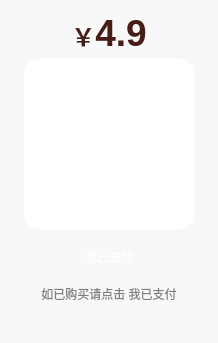
           <widget class="QFrame" name="frame_right_pay">
            <property name="styleSheet">
             <string notr="true">background:rgb(248, 248, 248);</string>
            </property>
            <layout class="QVBoxLayout" name="verticalLayout_pay" stretch="1,2,0,0,1">
             <property name="spacing">
              <number>4</number>
             </property>
             <property name="leftMargin">
              <number>24</number>
             </property>
             <property name="topMargin">
              <number>12</number>
             </property>
             <property name="rightMargin">
              <number>24</number>
             </property>
             <property name="bottomMargin">
              <number>0</number>
             </property>
             <item>
              <layout class="QHBoxLayout" name="horizontalLayout_12">
               <item>
                <widget class="QLabel" name="label_Price">
                 <property name="font">
                  <font>
                   <pointsize>34</pointsize>
                   <bold>true</bold>
                  </font>
                 </property>
                 <property name="styleSheet">
                  <string notr="true">background:rgba(0, 0, 0, 0);
color:rgb(71, 30, 22);</string>
                 </property>
                 <property name="text">
                  <string>&lt;html&gt;&lt;head/&gt;&lt;body&gt;&lt;p align=&quot;center&quot;&gt;&lt;span style=&quot; font-size:18pt;&quot;&gt;￥&lt;/span&gt;&lt;span style=&quot; font-size:28pt;&quot;&gt;4.9&lt;/span&gt;&lt;/p&gt;&lt;/body&gt;&lt;/html&gt;</string>
                 </property>
                </widget>
               </item>
              </layout>
             </item>
             <item>
              <widget class="QFrame" name="verticalFrame_4">
               <property name="maximumSize">
                <size>
                 <width>170</width>
                 <height>16777215</height>
                </size>
               </property>
               <property name="styleSheet">
                <string notr="true">background:rgb(255, 255, 255);
border-radius:14px;</string>
               </property>
               <layout class="QVBoxLayout" name="verticalLayout_14" stretch="3">
                <property name="spacing">
                 <number>6</number>
                </property>
                <property name="leftMargin">
                 <number>0</number>
                </property>
                <property name="topMargin">
                 <number>0</number>
                </property>
                <property name="rightMargin">
                 <number>0</number>
                </property>
                <property name="bottomMargin">
                 <number>0</number>
                </property>
                <item>
                 <widget class="QFrame" name="frame_head_ad_2">
                  <property name="minimumSize">
                   <size>
                    <width>170</width>
                    <height>170</height>
                   </size>
                  </property>
                  <property name="maximumSize">
                   <size>
                    <width>170</width>
                    <height>170</height>
                   </size>
                  </property>
                  <property name="styleSheet">
                   <string notr="true">background:rgba(0, 0, 0, 0);
border-radius:16px;</string>
                  </property>
                  <layout class="QHBoxLayout" name="horizontalLayout_11">
                   <property name="spacing">
                    <number>0</number>
                   </property>
                   <property name="leftMargin">
                    <number>6</number>
                   </property>
                   <property name="topMargin">
                    <number>6</number>
                   </property>
                   <property name="rightMargin">
                    <number>6</number>
                   </property>
                   <property name="bottomMargin">
                    <number>6</number>
                   </property>
                   <item>
                    <widget class="QPushButton" name="pushButton_QRcode">
                     <property name="minimumSize">
                      <size>
                       <width>150</width>
                       <height>150</height>
                      </size>
                     </property>
                     <property name="maximumSize">
                      <size>
                       <width>150</width>
                       <height>150</height>
                      </size>
                     </property>
                     <property name="font">
                      <font>
                       <pointsize>12</pointsize>
                      </font>
                     </property>
                     <property name="styleSheet">
                      <string notr="true">QPushButton{
	color: rgb(255, 255, 255);
	border-radius:2px;
}
QPushButton:hover {

}
QPushButton:pressed {

}
</string>
                     </property>
                     <property name="text">
                      <string/>
                     </property>
                     <property name="icon">
                      <iconset resource="resources.qrc">
                       <normaloff>:/buttom/img/buttom/AirPods_airpods.svg</normaloff>:/buttom/img/buttom/AirPods_airpods.svg</iconset>
                     </property>
                     <property name="iconSize">
                      <size>
                       <width>150</width>
                       <height>150</height>
                      </size>
                     </property>
                    </widget>
                   </item>
                  </layout>
                 </widget>
                </item>
               </layout>
              </widget>
             </item>
             <item>
              <widget class="QFrame" name="frame_option_2">
               <property name="styleSheet">
                <string notr="true">background:rgb(248, 248, 248);
border-radius:0px;</string>
               </property>
               <layout class="QHBoxLayout" name="horizontalLayout_14">
                <property name="spacing">
                 <number>0</number>
                </property>
                <item>
                 <widget class="QPushButton" name="pushButton_bought_2">
                  <property name="minimumSize">
                   <size>
                    <width>40</width>
                    <height>30</height>
                   </size>
                  </property>
                  <property name="maximumSize">
                   <size>
                    <width>130</width>
                    <height>30</height>
                   </size>
                  </property>
                  <property name="cursor">
                   <cursorShape>PointingHandCursor</cursorShape>
                  </property>
                  <property name="styleSheet">
                   <string notr="true">QPushButton {
    background-color: qlineargradient(x1:0, y1:0, x2:1, y2:0,
                                      stop:0 rgb(128, 94, 62), 
                                      stop:1 rgb(128, 94, 162));
    color: rgb(255, 255, 255);
    border-radius: 4px;
    transition: background 0.3s, transform 0.2s;
}

QPushButton:hover {
    background-color: qlineargradient(x1:0, y1:0, x2:1, y2:0,
                                      stop:0 rgb(178, 144, 122),
                                      stop:1 rgb(178, 144, 212));
}

QPushButton:pressed {
    background-color: qlineargradient(x1:0, y1:0, x2:1, y2:0,
                                      stop:0 rgb(98, 74, 42), 
                                      stop:1 rgb(98, 74, 142)); 
    transform: translateY(2px);
}</string>
                  </property>
                  <property name="text">
                   <string>我已支付</string>
                  </property>
                 </widget>
                </item>
               </layout>
              </widget>
             </item>
             <item>
              <widget class="QLabel" name="label_tips">
               <property name="styleSheet">
                <string notr="true">color:rgba(128, 127, 127, 255);</string>
               </property>
               <property name="text">
                <string>&lt;html&gt;&lt;head/&gt;&lt;body&gt;&lt;p align=&quot;center&quot;&gt;如已购买请点击 我已支付&lt;/p&gt;&lt;/body&gt;&lt;/html&gt;</string>
               </property>
              </widget>
             </item>
             <item>
              <spacer name="verticalSpacer">
               <property name="orientation">
                <enum>Qt::Vertical</enum>
               </property>
               <property name="sizeHint" stdset="0">
                <size>
                 <width>20</width>
                 <height>40</height>
                </size>
               </property>
              </spacer>
             </item>
            </layout>
           </widget>
